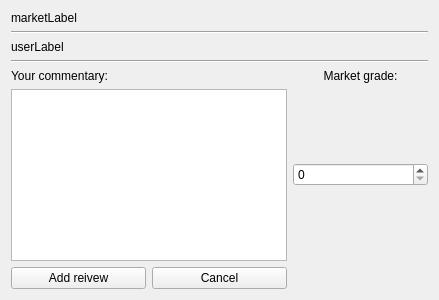
<?xml version="1.0" encoding="UTF-8"?>
<ui version="4.0">
 <class>Form</class>
 <widget class="QWidget" name="Form">
  <property name="geometry">
   <rect>
    <x>0</x>
    <y>0</y>
    <width>439</width>
    <height>300</height>
   </rect>
  </property>
  <property name="windowTitle">
   <string>Review</string>
  </property>
  <layout class="QGridLayout" name="gridLayout_2">
   <item row="0" column="0">
    <layout class="QGridLayout" name="gridLayout">
     <item row="3" column="0" colspan="3">
      <widget class="Line" name="line">
       <property name="orientation">
        <enum>Qt::Orientation::Horizontal</enum>
       </property>
      </widget>
     </item>
     <item row="6" column="1">
      <widget class="QPushButton" name="pushButton_2">
       <property name="text">
        <string>Cancel</string>
       </property>
      </widget>
     </item>
     <item row="1" column="0" colspan="3">
      <widget class="Line" name="line_2">
       <property name="orientation">
        <enum>Qt::Orientation::Horizontal</enum>
       </property>
      </widget>
     </item>
     <item row="0" column="0" colspan="3">
      <widget class="QLabel" name="marketLabel">
       <property name="text">
        <string>marketLabel</string>
       </property>
      </widget>
     </item>
     <item row="5" column="0" colspan="2">
      <widget class="QPlainTextEdit" name="plainTextEdit"/>
     </item>
     <item row="4" column="2">
      <widget class="QLabel" name="label">
       <property name="text">
        <string>Market grade:</string>
       </property>
       <property name="alignment">
        <set>Qt::AlignmentFlag::AlignCenter</set>
       </property>
      </widget>
     </item>
     <item row="2" column="0" colspan="2">
      <widget class="QLabel" name="userLabel">
       <property name="text">
        <string>userLabel</string>
       </property>
      </widget>
     </item>
     <item row="4" column="0">
      <widget class="QLabel" name="label_2">
       <property name="text">
        <string>Your commentary:</string>
       </property>
      </widget>
     </item>
     <item row="6" column="0">
      <widget class="QPushButton" name="addReviewBtn">
       <property name="text">
        <string>Add reivew</string>
       </property>
      </widget>
     </item>
     <item row="5" column="2">
      <widget class="QSpinBox" name="scorePoint">
       <property name="sizePolicy">
        <sizepolicy hsizetype="Minimum" vsizetype="Fixed">
         <horstretch>0</horstretch>
         <verstretch>0</verstretch>
        </sizepolicy>
       </property>
      </widget>
     </item>
    </layout>
   </item>
  </layout>
 </widget>
 <resources/>
 <connections>
  <connection>
   <sender>pushButton_2</sender>
   <signal>clicked()</signal>
   <receiver>Form</receiver>
   <slot>close()</slot>
   <hints>
    <hint type="sourcelabel">
     <x>219</x>
     <y>277</y>
    </hint>
    <hint type="destinationlabel">
     <x>219</x>
     <y>149</y>
    </hint>
   </hints>
  </connection>
 </connections>
</ui>
